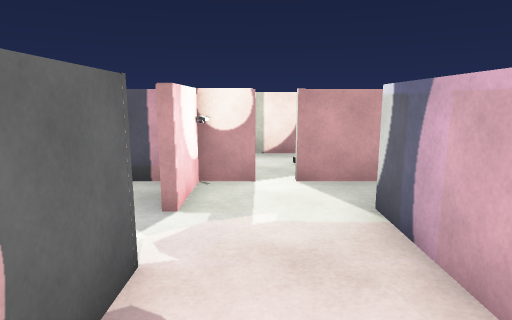
View 1 (above)

16 first-person views from a walk through a 3-D level made in the Unity game engine. The camera is 1.4 m above the floor, tilts 10° down and sees 75° across. The floor is counted in squares, 1 m on a side. Each view is taken from the middle of a square. On the plan, view 1 faces up. The plan holds only what a view shows up to about 15 squares ahead; the rest is blank. The place goes on beyond the plan. The player character is not drawn. Door leaves are left out, so doorways stand open. Surface patterns are stand-ins for the level's own textures.

View 2
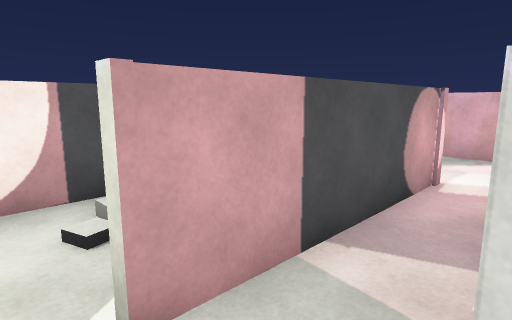

View 3
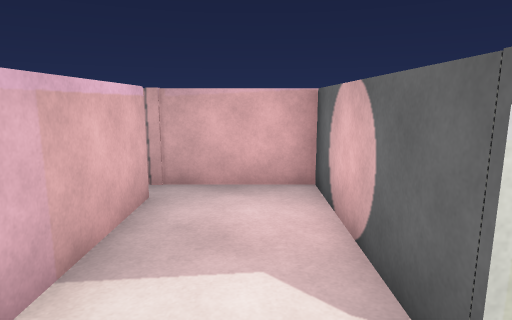

View 4
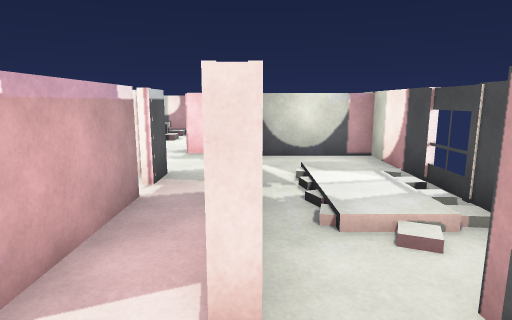

View 5
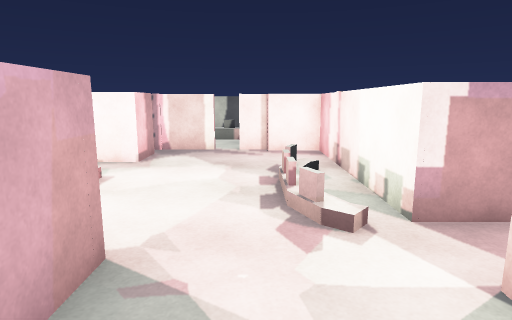

View 6
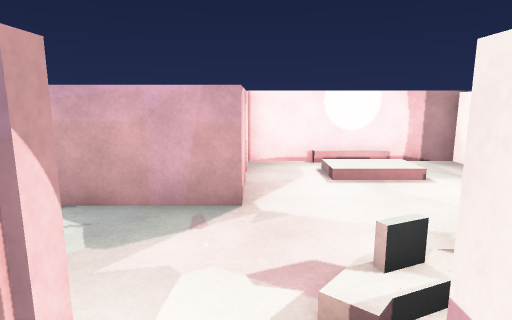

View 7
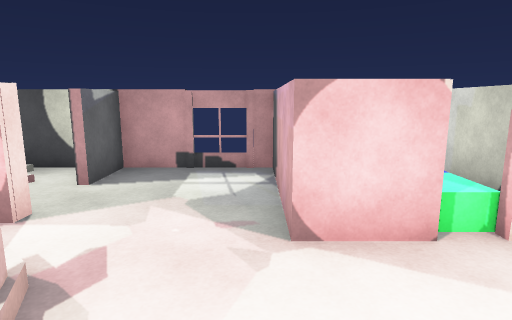

View 8
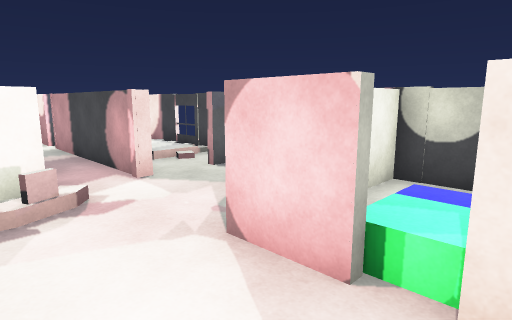

View 9
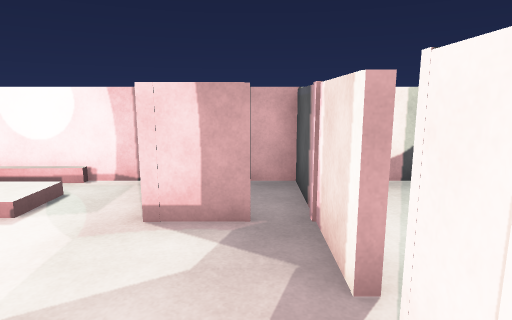

View 10
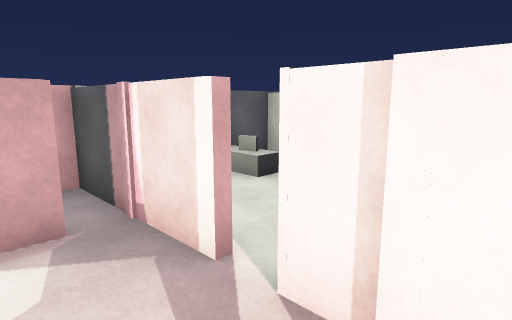

View 11
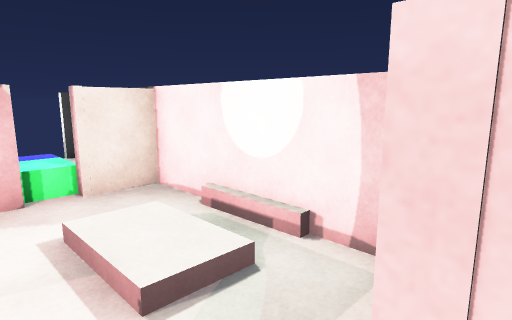

View 12
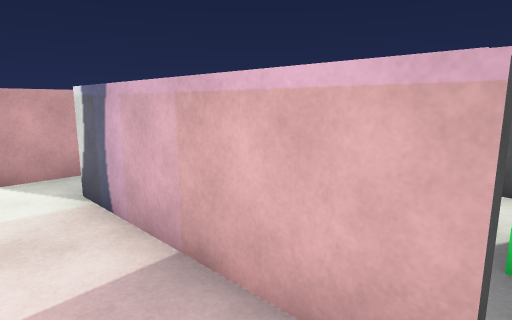

View 13
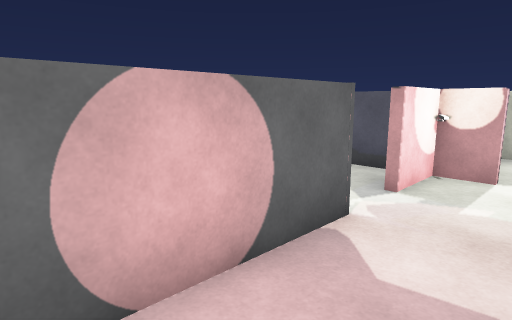

View 14
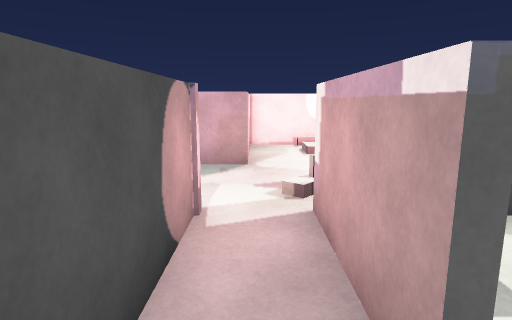

View 15
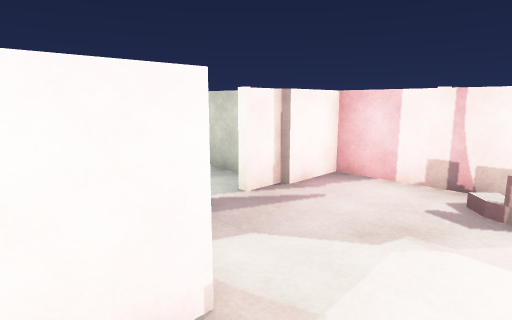

View 16
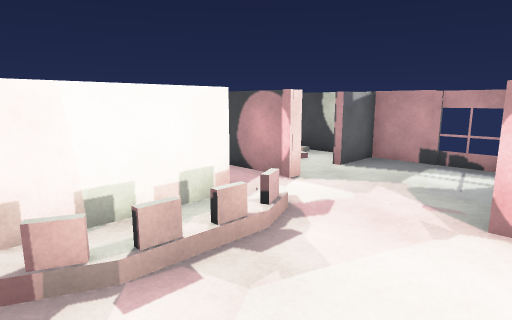

### Floor plan
Key: @ floor where view 1 was taken; # wall or solid block; x gap in a wall; . floor; / step, stairs or slope; D open door; = window, fence, low wall or low ledge; C green cube.
Columns run from 1 left of view 1 to 13 right of it. Each row starts with its distance up from view 1.
  9 ###x #######DD#
  8 #..////#..##  #
  7 #..///.D..# ..#
  6 #DD####D..##CC#
  5 #......D...#D##
  4 D..#D###/.....#
  3 D..# ..#//..//#
  2 #..#  .#=...//#
  1 #..#   #/.....#
  0 #@.#  D#....###
 -1 #..DCC #....D.#
 -2 ####   ###D#D##
 -3          #....#
 -4          #  ###

Where each view was taken, in squares from view 1:
view 1: 0 up, 0 right, facing up
view 2: 4 up, 0 right, facing up-right
view 3: 4 up, 0 right, facing down
view 4: 6 up, 8 right, facing left
view 5: 8 up, 8 right, facing down
view 6: 5 up, 5 right, facing right
view 7: 2 up, 9 right, facing up
view 8: 3 up, 12 right, facing up-left
view 9: 1 down, 7 right, facing right
view 10: 0 up, 7 right, facing down-right
view 11: 0 up, 10 right, facing up-right
view 12: 1 down, 0 right, facing up-right
view 13: 1 down, 1 right, facing up-left
view 14: 5 up, 2 right, facing right
view 15: 2 up, 12 right, facing down-left
view 16: 1 up, 10 right, facing up-left
